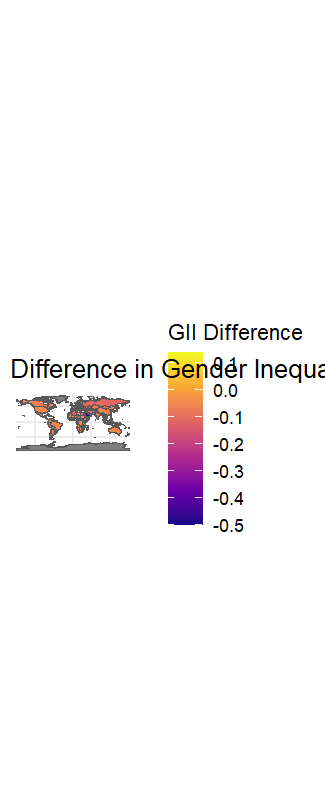

The R source for this figure:
git init

# 加载包
library(sf)
library(dplyr)
library(readr)
library(ggplot2)
library(leaflet)
library(here)
library(readxl)
library(tidyr)
#clean_name
install.packages("janitor")
library(janitor)

# 读取数据
gii <- read_excel(here("GII.xlsx")) 

# 查看数据结构
head(gii)
str(gii)
datatypelist<- gii %>%
  summarise_all(class) %>%
  pivot_longer(everything(), 
               names_to = "All_variables", 
               values_to = "Variable_class")

# 选择需要的数据列
gii_clean <- gii %>%
  clean_names() %>%
  select(country_iso_code,country,year,value) %>%
  #将year列拆分为两列
  pivot_wider(names_from = year, values_from = value, names_prefix = "value_") %>%
  # 生成新的一列计算两年间的差异
  mutate(gii_diff = value_2019 - value_2010)

# 分开两年的数据——因为分析2010和2019之间的差异，所以分开更好吗？
gii_2010 <- gii_clean %>% filter(year ==2010)
gii_2019 <- gii_clean %>% filter(year ==2019)
# QUESTION!!!!生成两个表格好，还是生成两列好？？？

# 读取世界地理空间数据-GeoJSON格式
world_geojson <- st_read(here("World_Countries_(Generalized)_9029012925078512962.geojson"))

# 查看数据结构
head(world_geojson)
str(world_geojson)

# 为了合并两个数据集，给gii生成countrycode
install.packages("countrycode")
library(countrycode)

# 将ISO 3位代码转换为ISO 2位代码
gii_clean <- gii_clean %>%
  mutate(ISO2 = countrycode(country_iso_code, "iso3c","iso2c"))

# merge gii_clean & world_geojson
merged_data <-world_geojson %>%
  left_join(gii_clean, by = c("ISO" = "ISO2"))
head(merged_data)

# draw the diff_map
ggplot(merged_data) +
  geom_sf(aes(fill = gii_diff)) +
  scale_fill_viridis_c(option = "plasma", na.value = "grey50") +
  theme_minimal() +
  labs(title = "Difference in Gender Inequality Index (2010-2019)",
       fill = "GII Difference")
#QUESTION!!!——What about NA?
#应该按周把github仓库做一个份文件夹管理

# 内容推送到GitHub里
system("git init") # 初始化git仓库
system("git add .") # 添加所以文件至暂存区
system("git commit -m 'Add gii diff project'") # 提交更改
system("git status")
system("git push origin master")
system("git log")
